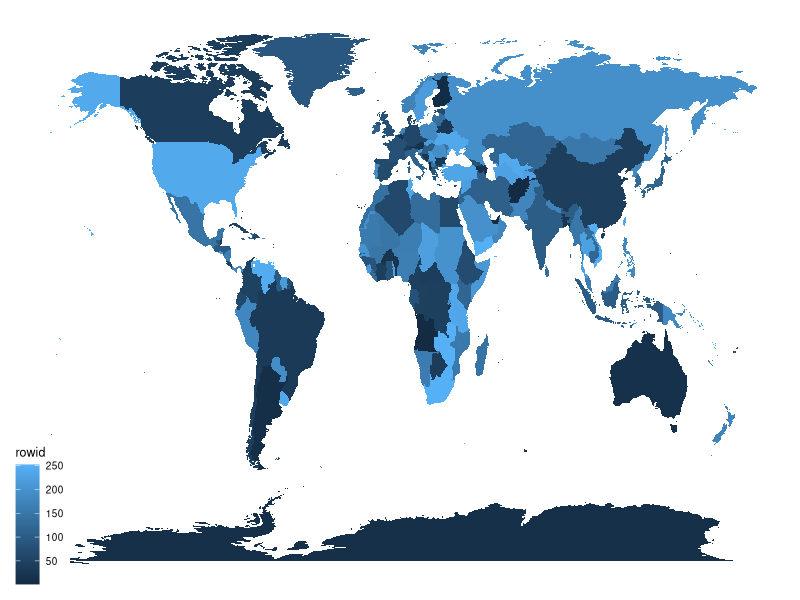

The R source for this figure:
## ---- chunk 1
knitr::opts_chunk$set(echo = TRUE)
knitr::opts_knit$set(root.dir = '/Users/kwalter/Box/Box/Polio/opv/')
library(tidyverse)
library(ggsci)
library(ggthemes)
## ---- chunk 2
cnty_dat <- read_csv('data/who/country_summary_2020-2022.csv')
world_dat <- read_csv('data/who/global_polio_2000-2022.csv')

# Plot world data.
p1 <- world_dat %>% pivot_longer(cols = c(`cVDPV Cases`, `Wild poliovirus cases`), names_to = 'case_type', values_to = 'case_count') %>%
  ggplot(aes(x = Year, y = case_count, color = case_type)) + 
  geom_point() + geom_line() + theme_classic() + 
  ylab('Global confirmed cases') + scale_color_lancet(name=NULL)

# Summarize country data for 2020-2022.
cnty_summary <- cnty_dat %>%
  group_by(`Country / Territory / Region`) %>%
  summarize(wpv = sum(`Wild poliovirus Cases`), 
            cdvpv = sum(`cVDPV Cases`))

# Load map data
world_map = map_data("world")

# Check that country names with any reported cases are consistent with map names.
cntys = cnty_summary %>% filter(wpv>0 | cdvpv>0) %>% pull(`Country / Territory / Region`) 

cntys[!cntys %in% unique(world_map$region)]

# Rename countries to map name. 
cnty_summary <- cnty_summary %>% 
  mutate(country = case_when(`Country / Territory / Region` == 'Congo' ~ "Democratic Republic of the Congo", 
                  `Country / Territory / Region` == "Côte d'Ivoire" ~ "Ivory Coast",
                  `Country / Territory / Region` == "United States of America" ~ "USA",
                  TRUE ~ `Country / Territory / Region` ))

countries = world_map %>% 
  distinct(region) %>% 
  rowid_to_column()

countries %>% 
  ggplot(aes(fill = rowid, map_id = region)) +
  geom_map(map = world_map) +
  expand_limits(x = world_map$long, y = world_map$lat) +
  theme_map()

